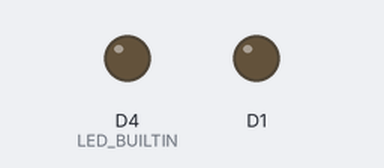
A program run on a simulated ESP8266 (Wemos D1 mini). On the bench: output pins drawn as LEDs (lit = HIGH, except the on-board LED, lit = LOW). WiFi joins after 1.5 s; servers stay silent unless stated; what the program prints to the serial monitor is not drawn.

Above: at 0.1 s.
At 1.6 s:
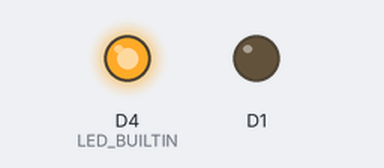
Timing chart, 0 to 3.1 s (numbered marks = the images above):
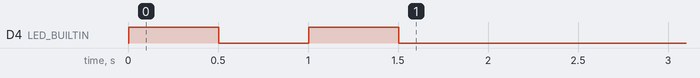

The program:

main.cpp
```cpp
#include <Arduino.h>
#include <ESP8266WiFi.h>
#include <ESP8266WebServer.h> //小型HTTP网页服务

String AP_SSID = "ESP8266"; // ESP8266自已创建的热点名称
String AP_PSK = "12345678"; // 热点密码

String STA_SSID = "HUAWEI-P1031F"; // 路由器WIFI或手机电脑的移动热点名称
String STA_PSK = "5x3abxh7";       // 热点密码

ESP8266WebServer Web(80); // 建立Web服务对象,HTTP端口80

void command()
{
  Web.send(200, "text/plain", "Hello world"); // 回复HTTP请求
}
void handleUserRequest()
{

  Web.send(404, "text/plain", "404 Not Found"); // 如果没有匹配的URL,则回复404 Not Found
}
//---------------------------------------------------------------------------
void setup()
{
  Serial.begin(115200); // 开启串口通信 波特率115200,串口监视器也要相同波特率,不然会乱码
  while (!Serial)
    ;
  pinMode(LED_BUILTIN, OUTPUT);                            // 初始化8266开发板LED信号灯的GPIO口为输出.
  digitalWrite(LED_BUILTIN, LOW);                          // Mini ESP8266板LED_BUILTIN=GPIO 2,LOW=亮灯,HIGH=灭灯
  Serial.printf("\nsetup  LED_BUILTIN:%d\n", LED_BUILTIN); // 输出LED信号灯用的 芯片GPIO编号
  pinMode(D1, OUTPUT);                                     // 设置D1为输出模式
  digitalWrite(D1, LOW);                                   // 设置D1为低电平 LOW状态
  //-----------------------下面是连接WIFI网络.可以连路由器或电脑与手机的创建的热点网络--------------------
  WiFi.mode(WIFI_AP_STA); // WIFI_STA=客户端模式，WIFI_AP=热点模式
  if (STA_SSID != "" && STA_PSK != "")
  {
    Serial.println("Connecting WIFI.SSID: " + STA_SSID); // 输出要连到的热点
    Serial.println("Connecting WIFI.PSK: " + STA_PSK);
    WiFi.begin(STA_SSID, STA_PSK); // 开发板连 路由器,手机或电脑创建WIFI无线热点,也可开网页控制机械臂
    for (int i = 0; i < 15; i++)
    { // 循环十五次共15秒.若连网成功就跳出循环
      if (WiFi.status() == WL_CONNECTED)
      {                                // 成功连网
        IPAddress IP = WiFi.localIP(); // 获取 DHCP 分配的随机IP地址 192.168.X.X
        String S = IP.toString();      // 转为字符串IP地址
        Serial.println("IP: " + S);    // 输出连网得到的IP地址
                                       // 很多手机做移动热点时不显示IP地址

        S.replace(".", "-"); // 把 192.168.X.X 转成 192-168-X-X 设为网络主机名称
        WiFi.hostname(S);    // 修改的名称不一定成功显示.多刷新几次手机里已连接设备 查看
        break;               // 连网成功,跳出循环;在同网络里 手机或电脑打开 http://ip/ 就能控制机械臂
      }
      Serial.print(".");
      digitalWrite(LED_BUILTIN, HIGH); // 灭灯
      delay(500);                      // 延时500毫秒
      digitalWrite(LED_BUILTIN, LOW);  // 亮灯
      delay(500);                      // 延时500毫秒
    }
  }
  digitalWrite(LED_BUILTIN, LOW); // 亮灯

  if (WiFi.status() != WL_CONNECTED)
  {
    Serial.println("WiFi not connected " + STA_SSID);
    WiFi.mode(WIFI_AP);
  }
  else
  {
    Serial.println("WiFi connected to " + STA_SSID);
  }                                                          // 如果连网失败改为纯AP模式
  WiFi.softAPConfig({192, 168, 10, 1}, {192, 168, 10, 1}, {255, 255, 255, 0}); // 配置开发板IP,网关与子网掩码.
  if (WiFi.softAP(AP_SSID, AP_PSK))
  { // 开启WIFI_AP无线网络,热点 与 密码
    Serial.println("Creating WIFI.SSID: " + WiFi.softAPSSID());
    Serial.println(" PWD : " + WiFi.softAPPSK());
    Serial.println(" IP :" + WiFi.softAPIP().toString());
    Serial.println(AP_SSID +  "Web AP is ready.");
  }else{
    Serial.println(AP_SSID + " WIFI failed to setup,");
  }

  //--------------开启WEB网页服务器.支持网页控制------------------------------------------
  Web.on("/", HTTP_GET, command);    // 响应用户的请求
  Web.onNotFound(handleUserRequest); // 对于未定义请求统统让 handleUserRequest 处理
  Web.begin(80);                     // 启动WEB服务器

}

void loop()
{
  Web.handleClient(); // 处理客户HTTP访问,上传文件,更新固件
}
```
